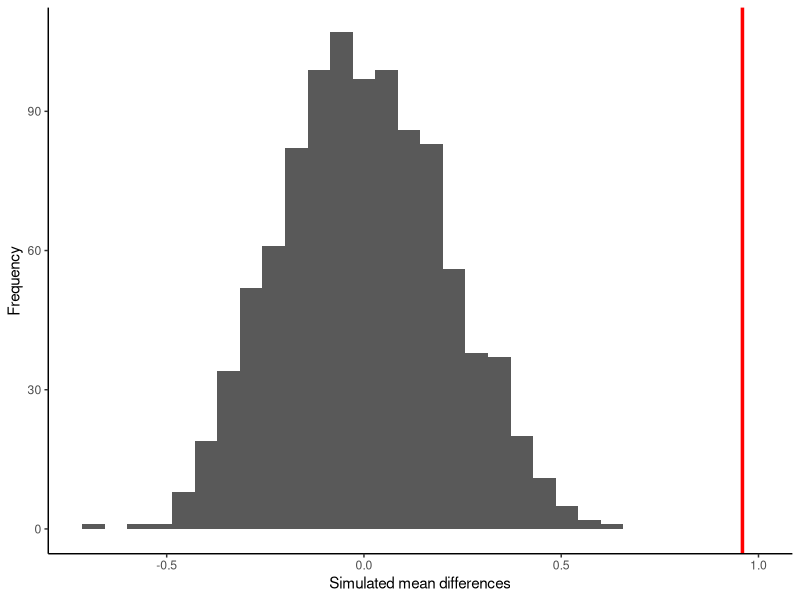
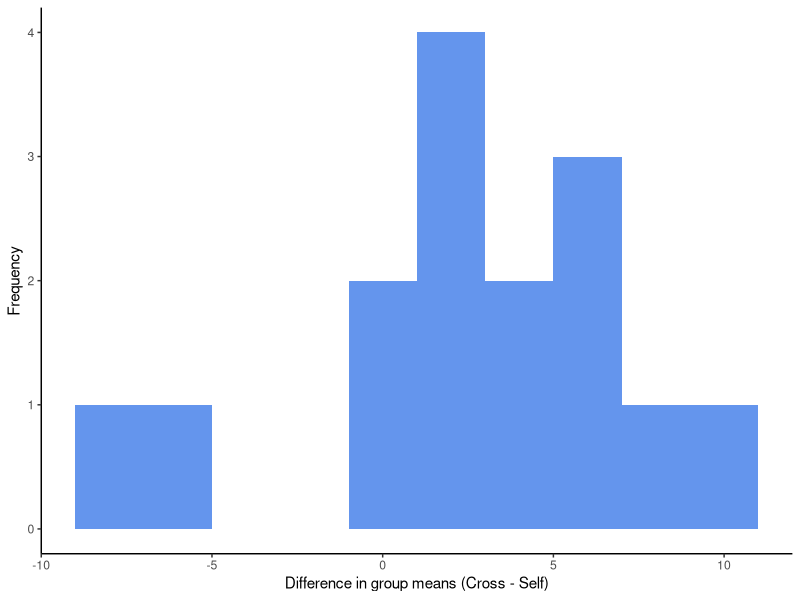

The R source for these figures, in order:
## ---- chunk 1
rand.test <- function(x, ...) UseMethod("rand.test")
rand.test.default <-function(x, y = NULL, nsim=10000,plot=T,...)
  {
  if( !is.null(y) ) {
    dname <- paste(deparse(substitute(x)),"and",
                   deparse(substitute(y)))
    yok <- !is.na(y)
    xok <- !is.na(x)
    
    y <- y[yok]
  }   else {
    dname <- deparse(substitute(x))
    xok <- !is.na(x)
    yok <- NULL}
  x <- x[xok]
  
  nx <- length(x)
  mx <- mean(x)
  if(is.null(y)) {
    stop("Need two samples")
    } else {
      ny = length(y)
      my = mean(y)
      zz = c(x,y)
      N = nx+ny
      group1 = c(rep(TRUE,nx),rep(FALSE,ny))
      
      obs = mean(zz[group1]) - mean(zz[!group1])
      
      sim.v = numeric(nsim)
      for(ii in 1:nsim)
        {
          gg = group1[sample.int(N)]
          sim.v[ii] = mean(zz[gg]) - mean(zz[!gg])}
      pval = mean(abs(sim.v) > abs(obs)) + 1/nsim
    }
  
  estimate <- c(mx,my)
  names(estimate) <- c("mean of x","mean of y")
  names(obs) <- "mean.diff"
  names(nsim) <- "MC sample size"
  rval <- list(statistic = obs, 
               estimate=estimate, 
               parameter = nsim, 
               p.value = pval,
               alternative = "two.sided",
               method = "Randomization test",
               data.name = dname)
  
  class(rval) <- "htest"
  if(plot)
    {
    require("ggplot2")
    print(ggplot2::ggplot(data.frame(sam=sim.v),aes(sam)) + 
            geom_histogram(bins = 30) +
            geom_vline(xintercept=obs,size=1.2,color="red") +
            theme(axis.text = element_text(size=13),text=element_text(size=13)) +
            theme_classic()+
            xlab("Simulated mean differences") + 
            ylab("Frequency"))}
  return(rval)
  }

rand.test.formula <-
  function(formula, data, subset, na.action, ...)
    {
    if(missing(formula)
       || (length(formula) != 3L)
       || (length(attr(terms(formula[-2L]), "term.labels")) != 1L))
      stop("'formula' missing or incorrect")
    m <- match.call(expand.dots = FALSE)
    if(is.matrix(eval(m$data, parent.frame())))
      m$data <- as.data.frame(data)
    
    ## need stats:: for non-standard evaluation
    m[[1L]] <- quote(stats::model.frame)
    m$... <- NULL
    mf <- eval(m, parent.frame())
    DNAME <- paste(names(mf), collapse = " by ")
    names(mf) <- NULL
    response <- attr(attr(mf, "terms"), "response")
    g <- factor(mf[[-response]])
    if(nlevels(g) != 2L)
      stop("grouping factor must have exactly 2 levels")
    DATA <- setNames(split(mf[[response]], g), c("x", "y"))
    y <- do.call("rand.test", c(DATA, list(...)))
    y$data.name <- DNAME
    if(length(y$estimate) == 2L)
      names(y$estimate) <- paste("mean in group", levels(g))
    y
}
## ---- chunk 2
df<-read.csv("Data/case0402.csv", header = T)
#str(df)
df<-subset(df, Censored == 0) #remove 5 censored obs.
aggregate(Time~Treatment, data = df, FUN = mean)
# conventional - traditional
obs.diff<-182-125.2857 # difference of mean times
obs.diff
# permutation test
rand.test(Time ~ Treatment, df, plot = F)
## ---- chunk 3
df<-read.csv("bee.csv")
#str(df)
rand.test(Duration ~ Type, df, plot = F)

## ---- chunk 4
rand.test(log(Duration) ~ Type, df, plot = F)

# median difference in duration
exp(0.65117)

## ---- chunk 5
df<-read.csv("Data/apples.csv")
rand.test(area ~ treatment, df, plot = F)
## ---- chunk 6
rand.test(area ~ treatment, df, plot = T, nsim = 1000)
## ---- chunk 7
df<-read.csv("Data/ex0428.csv", header = T)
str(df)
df$diff<-df$Cross - df$Self
summary(df$diff)
ggplot(data=df,aes(x=diff))+
       geom_histogram(fill="cornflowerblue", binwidth = 2)+
       ylab("Frequency")+
       xlab("Difference in group means (Cross - Self)")+
       theme_classic()
## ---- chunk 8
wilcox.test(df$Cross,df$Self,paired=T)
mean(df$diff)
